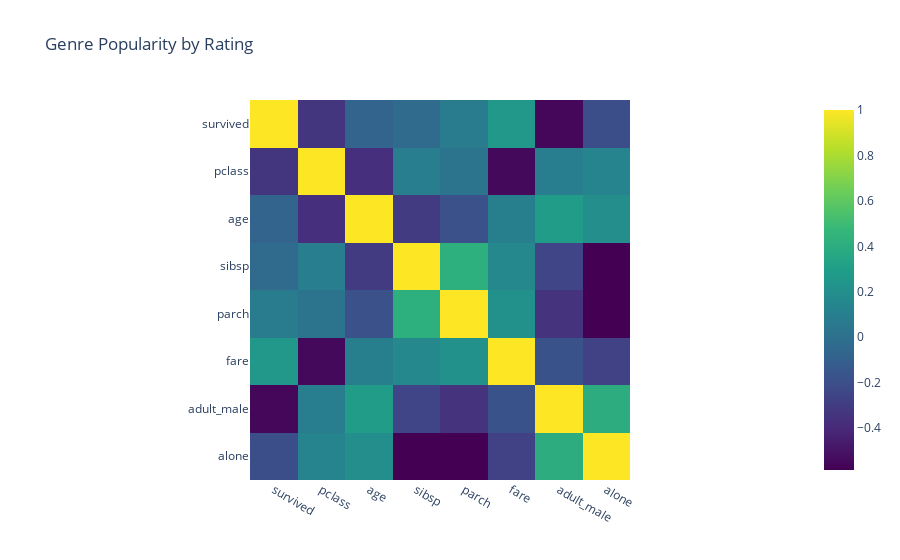

Notebook code cell kept with this figure:
### Markdown cell above
Як вхідні дані для мапи тепла використайте дані про кореляцію даних у наборі даних "Титанік".

### Code cell


### Figure 1 — Plotly figure (JSON) as saved in the notebook; plotly's stock layout.template omitted (floating-point values rounded to 4 significant figures)
{"data": [{"coloraxis": "coloraxis", "hovertemplate": "x: %{x}<br>y: %{y}<br>color: %{z}<extra></extra>", "name": "0", "type": "heatmap", "x": ["survived", "pclass", "age", "sibsp", "parch", "fare", "adult_male", "alone"], "xaxis": "x", "y": ["survived", "pclass", "age", "sibsp", "parch", "fare", "adult_male", "alone"], "yaxis": "y", "z": [[1, -0.3385, -0.07722, -0.03532, 0.08163, 0.2573, -0.5571, -0.2034], [-0.3385, 1, -0.3692, 0.08308, 0.01844, -0.5495, 0.09404, 0.1352], [-0.07722, -0.3692, 1, -0.3082, -0.1891, 0.09607, 0.2803, 0.1983], [-0.03532, 0.08308, -0.3082, 1, 0.4148, 0.1597, -0.2536, -0.5845], [0.08163, 0.01844, -0.1891, 0.4148, 1, 0.2162, -0.3499, -0.5834], [0.2573, -0.5495, 0.09607, 0.1597, 0.2162, 1, -0.182, -0.2718], [-0.5571, 0.09404, 0.2803, -0.2536, -0.3499, -0.182, 1, 0.4047], [-0.2034, 0.1352, 0.1983, -0.5845, -0.5834, -0.2718, 0.4047, 1]]}], "layout": {"coloraxis": {"colorscale": [[0, "#440154"], [0.1111, "#482878"], [0.2222, "#3e4989"], [0.3333, "#31688e"], [0.4444, "#26828e"], [0.5556, "#1f9e89"], [0.6667, "#35b779"], [0.7778, "#6ece58"], [0.8889, "#b5de2b"], [1, "#fde725"]]}, "title": {"text": "Genre Popularity by Rating"}, "xaxis": {"anchor": "y", "constrain": "domain", "domain": [0, 1], "scaleanchor": "y"}, "yaxis": {"anchor": "x", "autorange": "reversed", "constrain": "domain", "domain": [0, 1]}}}
